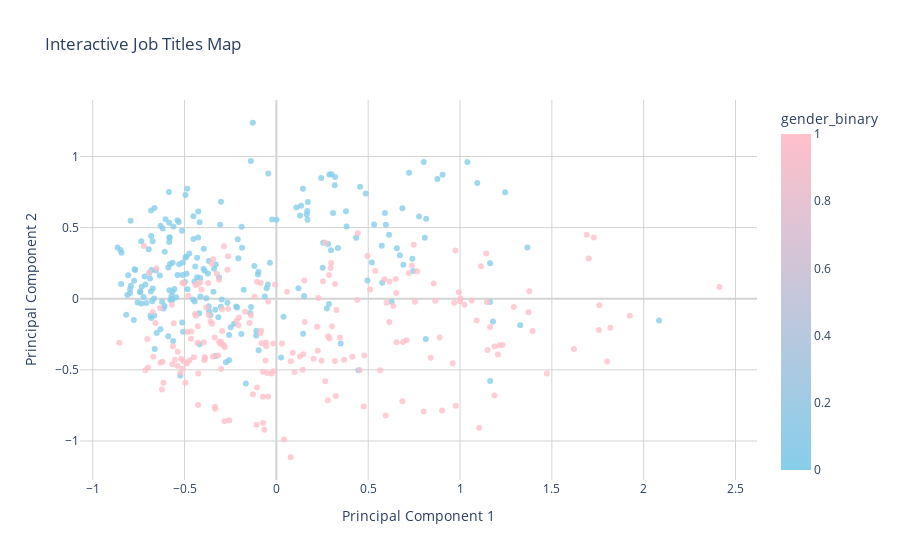

Notebook cell for this chart:
### Code cell
import plotly.express as px

color_map = {0: '#87CEEB', 1: '#FFC0CB'}

# Create the scatter plot
fig = px.scatter(gendered_words, 
                 x='pc1', 
                 y='pc2', 
                 color='gender_binary',  # Use the 'gender' column to determine colors
                 hover_name='word',
                 title='Interactive Map of Job Titles',
                 labels={'pc1': 'Principal Component 1', 'pc2': 'Principal Component 2'},
                 color_continuous_scale=list(color_map.values()),
                 color_discrete_map=color_map,
                 opacity =0.8)  

# Update layout to improve the appearance
fig.update_layout(title='Interactive Job Titles Map',
                  xaxis_title='Principal Component 1',
                  yaxis_title='Principal Component 2',
                  plot_bgcolor='white',
                  paper_bgcolor='white',
                  hovermode='closest')

fig.update_layout(
    xaxis=dict(
        gridcolor='lightgray',
        zerolinecolor='lightgray'
    ),
    yaxis=dict(
        gridcolor='lightgray',
        zerolinecolor='lightgray'
    )
)

# Show the plot
fig.show()

### Figure 1 — Plotly figure (JSON) as saved in the notebook; plotly's stock layout.template omitted (floating-point values rounded to 4 significant figures; data arrays with more than 128 entries replaced by an {"elided": "..."} marker saying what was removed)
{"data": [{"hovertemplate": "<b>%{hovertext}</b><br><br>Principal Component 1=%{x}<br>Principal Component 2=%{y}<br>gender_binary=%{marker.color}<extra></extra>", "hovertext": {"elided": "431 str values"}, "legendgroup": "", "marker": {"color": {"elided": "431 int values"}, "coloraxis": "coloraxis", "opacity": 0.8, "symbol": "circle"}, "mode": "markers", "name": "", "orientation": "v", "showlegend": false, "type": "scatter", "x": {"elided": "431 float values"}, "xaxis": "x", "y": {"elided": "431 float values"}, "yaxis": "y"}], "layout": {"coloraxis": {"colorbar": {"title": {"text": "gender_binary"}}, "colorscale": [[0, "#87CEEB"], [1, "#FFC0CB"]]}, "hovermode": "closest", "legend": {"tracegroupgap": 0}, "paper_bgcolor": "white", "plot_bgcolor": "white", "title": {"text": "Interactive Job Titles Map"}, "xaxis": {"anchor": "y", "domain": [0, 1], "gridcolor": "lightgray", "title": {"text": "Principal Component 1"}, "zerolinecolor": "lightgray"}, "yaxis": {"anchor": "x", "domain": [0, 1], "gridcolor": "lightgray", "title": {"text": "Principal Component 2"}, "zerolinecolor": "lightgray"}}}
